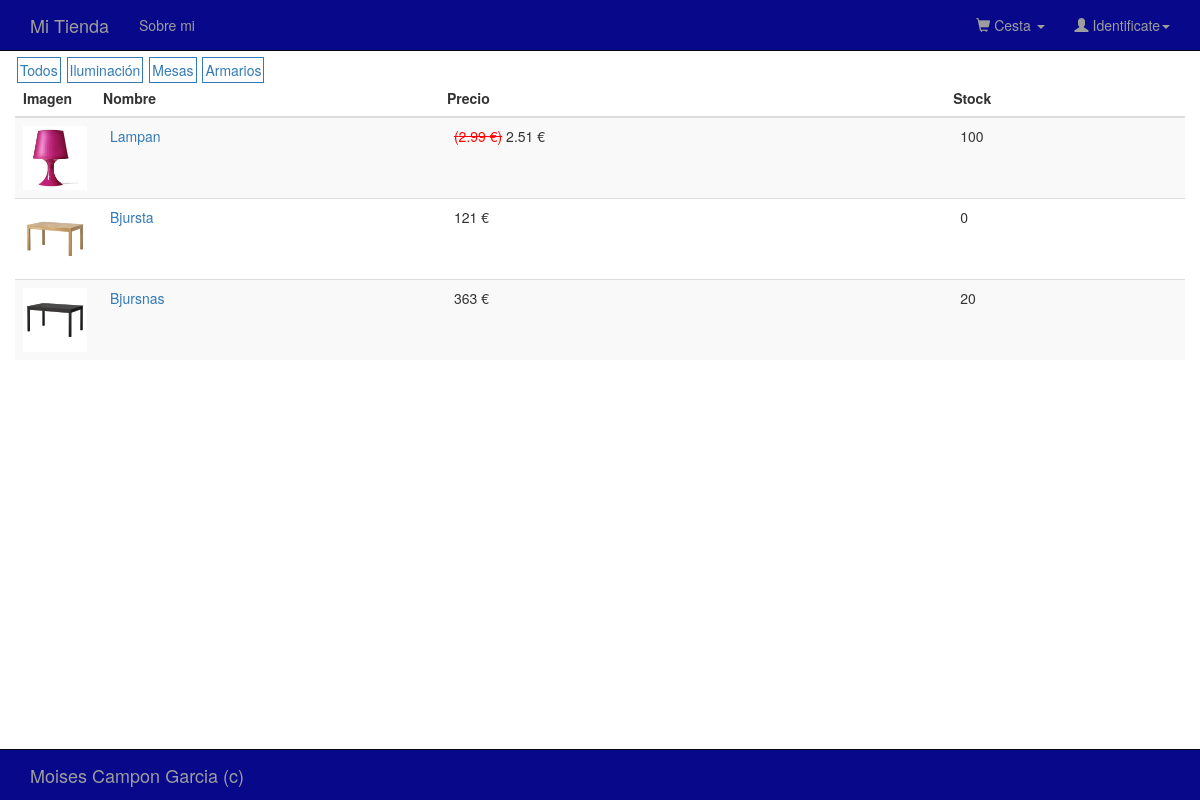
The page / on the database its author committed.
### tables this page shows
CREATE TABLE `category` (
  `idCategory` int(11) NOT NULL,
  `name` varchar(45) DEFAULT NULL,
  `description` text,
  `isActive` tinyint(1) DEFAULT NULL,
  `cod` varchar(45) NOT NULL
);

CREATE TABLE `featured` (
  `product_idProduct` int(11) NOT NULL,
  `product_category_idCategory` int(11) NOT NULL,
  `dateFrom` date DEFAULT NULL,
  `dateTo` date DEFAULT NULL
);

CREATE TABLE `product` (
  `idProduct` int(11) NOT NULL,
  `name` varchar(45) DEFAULT NULL,
  `price` decimal(6,2) DEFAULT NULL,
  `discount` decimal(5,2) DEFAULT NULL,
  `image` varchar(256) DEFAULT NULL,
  `iva` decimal(5,2) DEFAULT NULL,
  `description` text,
  `stock` int(11) DEFAULT NULL,
  `category_idCategory` int(11) NOT NULL,
  `isActive` tinyint(1) DEFAULT NULL,
  `cod` varchar(15) NOT NULL
);

### application/controllers/home.php (called while the page is built, shortened)
<?php
class Home extends CI_Controller {
	public function __construct()
	{
			$this->load->model('productModel');
			$this->load->model('categoryModel');
	}
	public function index($offset = 0)
	{
        $this->session->set_userdata("url", 'home');
		$limit = 5;
        $config['base_url'] = site_url() . '/home/index/';
        $config['total_rows'] = $this->productModel->GetFeaturedCount();
        $config['per_page'] = $limit;
        $config['num_links'] = 3;
        $this->pagination->initialize($config);
        $categoryList = $this->categoryModel->GetCategoryList();
        $productList = $this->productModel->GetFeaturedList($limit, $offset);
        $data['categoryList'] = $categoryList;
        $data['productList'] = $productList;
        $data['pagination'] = $this->pagination->create_links();
        $data['user'] = $this->session->userdata("login");
        $data['bodyView'] =  $this->load->view('products/productListView', $data, TRUE);
        $this->load->view('layout', $data);
    }
}

### index.php (called while the page is built, shortened)
<?php
require_once BASEPATH.'core/CodeIgniter.php';

### application/models/categoryModel.php (called while the page is built, shortened)
<?php
class CategoryModel extends CI_Model {
	function GetCategoryList(){
    	return $this->db->where('isActive', true)->get('category')->result();
   }
}
?>

### application/models/productModel.php (called while the page is built, shortened)
<?php
class ProductModel extends CI_Model {
  public function GetFeaturedList($limit, $offset)
  {
    $today = date('Y-m-d');
    $where = "isActive = 1
              AND
              ((dateFrom IS NULL AND dateTo IS NULL)
              OR
              (dateFrom <= '" . $today . "' AND dateTo >= '" . $today . "'))";
    return $this->db->select('*')->from('product')
      ->join('featured', 'product.idProduct = featured.product_idProduct')
      ->where($where)
      ->limit($limit, $offset)->get()->result();
  }
}

### application/views/products/productListView.php (the view, shortened to what this page needs)
<div class="own-category">
    <?php foreach ($categoryList as $row) { ?>
        <a href="<?= site_url('home/ShowProductList/' . $row->idCategory) ?> "> <?= $row->name ?></a>
    <?php } ?>
</div>
<div>
    <table class="table table-striped">
        <thead>
            <tr>
                <th>Imagen</th>
                <th>Nombre</th>
                <th>Precio</th>
                <th>Stock</th>
            </tr>
        </thead>
        <tbody>
    <?php foreach ($productList as $row) {?>
            <tr>
                <td style="width: 64px;">
                    <img width="64" height="64" src="<?= base_url('assets/images/products/' . $row->image)?>"
                        onerror="this.src='<?= base_url('assets/images/products/' . 'unavailable.png')?>';" alt="">
                </td>
                <td style="padding-left: 15px;">
                    <a href="<?= site_url('home/ShowProductById/' . $row->idProduct) ?>">
                        <?= $row->name ?>
                    </a>
                </td>
                <td style="padding-left: 15px;">
                    <?php
                    $iva = $row->iva;
                    if (($row->discount != NULL) && ($row->discount > 0)){
                        $finalPrice = round($row->price * $iva * (100 - $row->discount) / 100, 2);
                        echo "<span class='old-price'>($row->price €)</span> $finalPrice €";
                    }else{
                        echo round($row->price * $iva) . ' €';
                    }
                    ?>
                </td>
                <td style="padding-left: 15px;">
                    <?= $row->stock ?>
                </td>
            </tr>
    <?php } ?>
        </tbody>
    </table>
</div>

### assets/css/shop-homepage.css (style rules this page uses)
.own-category a { border: solid 1px; text-align: center; margin-left: 2px; padding: 2px; }
.old-price { color: red; text-decoration: line-through; }

### rows shown on the page
category: name "Todos"
category: name "Iluminación"
category: name "Mesas"
category: name "Armarios"
featured: product.image (picture), product.name "Lampan", product.price "2.99", product.price+iva+discount "2.51", product.stock "100"
featured: product.image (picture), product.name "Bjursta", product.price+iva "121", product.stock "0"
featured: product.image (picture), product.name "Bjursnas", product.price+iva "363", product.stock "20"
